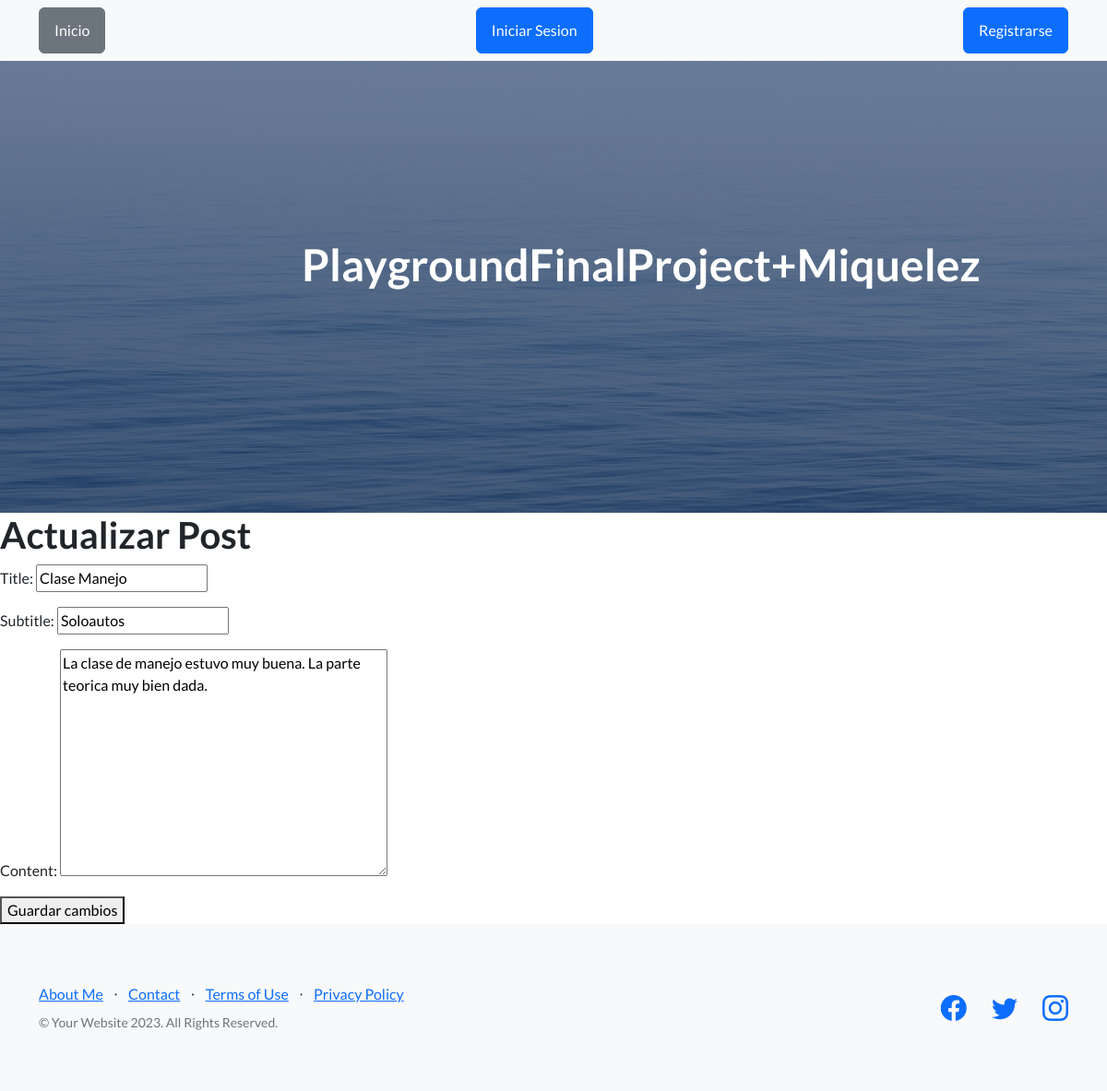
The app's page /app1/update/4/ with its own data.
### app1/models.py (models this page shows, shortened)
class Post(models.Model):
    title = models.CharField(max_length=200)
    subtitle = models.CharField(max_length=200)
    content = models.TextField()
    created_at = models.DateTimeField(auto_now_add=True)

### app1/views.py (the view)
# urls.py: path('update/<int:pk>/', views.PostUpdateView.as_view(), name='update_post'),
class PostUpdateView(UpdateView):
    model = Post
    form_class = PostForm
    template_name = 'update_post.html'
    success_url = reverse_lazy('app1:post_list')

### app1/forms.py
class PostForm(forms.ModelForm):
    class Meta:
        model = Post
        fields = '__all__'

### app1/Templates/update_post.html (shortened to what this page needs)
{% extends 'index.html' %}
{% block content %}
  <h1>Actualizar Post</h1>
  <form method="post">
    {{ form.as_p }}
    <button type="submit">Guardar cambios</button>
  </form>
{% endblock %}

### records on screen
Post: title "Clase Manejo", subtitle "Soloautos", content "La clase de manejo estuvo muy buena. La parte teorica muy bien dada."
